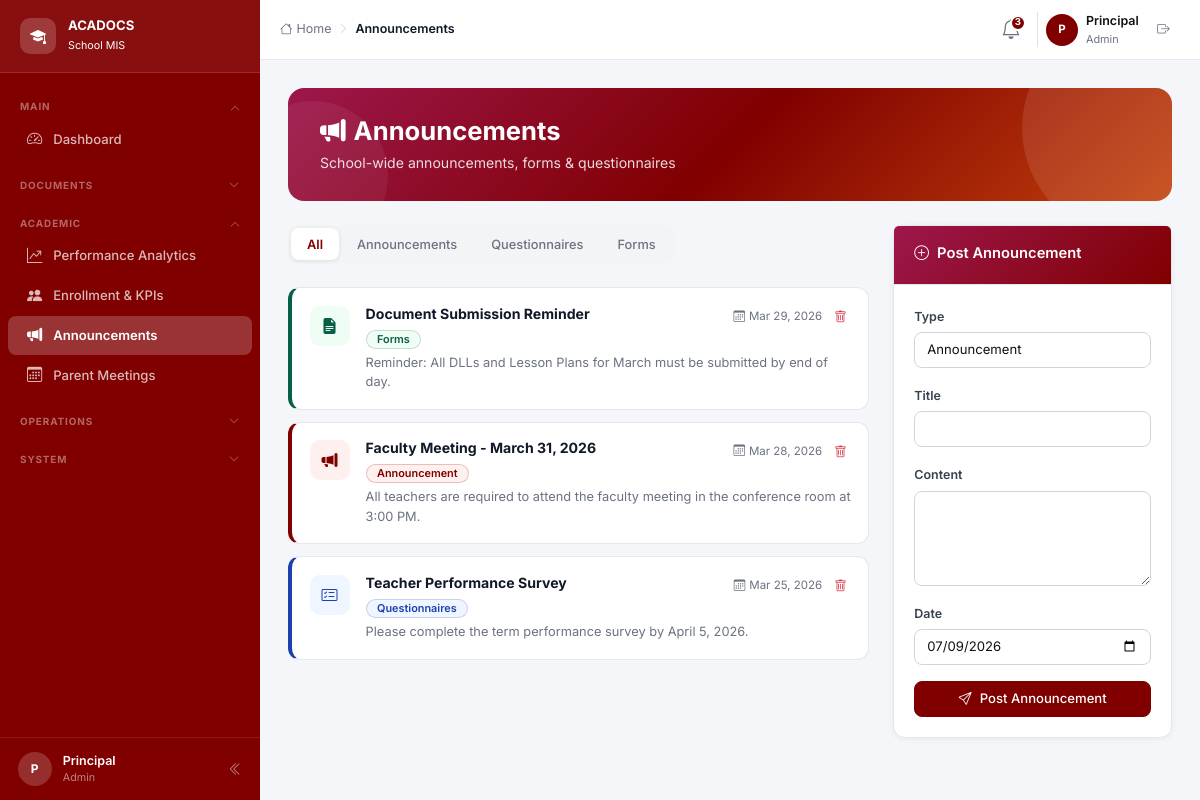
The app's page /pages/announcements.php (signed in) with its own data.
### tables this page shows
CREATE TABLE announcements (
    id          INT UNSIGNED AUTO_INCREMENT PRIMARY KEY,
    type        ENUM('Announcement','Questionnaires','Forms') NOT NULL,
    title       VARCHAR(255) NOT NULL,
    content     TEXT         NOT NULL,
    date        DATE         NOT NULL,
    status      ENUM('active','inactive') DEFAULT 'active',
    created_by  INT UNSIGNED NULL,
    created_at  TIMESTAMP DEFAULT CURRENT_TIMESTAMP,
    FOREIGN KEY (created_by) REFERENCES users(id) ON DELETE SET NULL
);

### config.php (called while the page is built, shortened)
<?php
function currentUser(): ?array {
    return $_SESSION['user'] ?? null;
}
function hasRole(string ...$roles): bool {
    $user = currentUser();
    return $user && in_array($user['role'], $roles, true);
}
function e(string $s): string {
    return htmlspecialchars($s, ENT_QUOTES, 'UTF-8');
}

### pages/announcements.php (the view, shortened to what this page needs)
<?php
require_once __DIR__ . '/../config.php';
$db = getDB();
$filter = $_GET['type'] ?? 'all';
$where  = $filter !== 'all' ? "WHERE type=?" : "";
$params = $filter !== 'all' ? [$filter] : [];
$stmt   = $db->prepare("SELECT * FROM announcements $where ORDER BY date DESC");
$stmt->execute($params);
$announcements = $stmt->fetchAll();
include __DIR__ . '/../includes/header.php';
?>
<div class="page-header">
  <h4><i class="bi bi-megaphone-fill me-2"></i>Announcements</h4>
  <p>School-wide announcements, forms &amp; questionnaires</p>
</div>
<div class="row g-4">
  <div class="col-lg-<?= hasRole('admin','secretary') ? '8' : '12' ?>">
    <div class="tab-pills mb-4">
      <?php foreach (['all'=>'All','Announcement'=>'Announcements','Questionnaires'=>'Questionnaires','Forms'=>'Forms'] as $val=>$lbl): ?>
      <button class="tab-pill <?= $filter===$val?'active':'' ?>"
              onclick="window.location='?type=<?= $val ?>'">
        <?= $lbl ?>
      </button>
      <?php endforeach; ?>
    </div>
    <?php foreach ($announcements as $a):
      $cfg = [
        'Announcement'   => ['#fff0f0','#800000','bi-megaphone-fill'],
        'Questionnaires' => ['#eff6ff','#1e40af','bi-card-checklist'],
        'Forms'          => ['#f0fdf4','#065f46','bi-file-earmark-text-fill'],
      ][$a['type']] ?? ['#f9fafb','#374151','bi-bell'];
      [$bg,$tc,$icon] = $cfg;
    ?>
    <div class="announcement-card" style="border-left:4px solid <?= $tc ?>;">
      <div class="d-flex gap-3 align-items-start">
        <div class="ac-icon flex-shrink-0" style="background:<?= $bg ?>;">
          <i class="bi <?= $icon ?>" style="color:<?= $tc ?>;font-size:1rem;"></i>
        </div>
        <div class="flex-grow-1">
          <div class="d-flex justify-content-between align-items-start gap-2 flex-wrap mb-1">
            <div>
              <h6 class="fw-bold mb-1" style="font-size:.88rem"><?= e($a['title']) ?></h6>
              <span class="badge" style="background:<?= $bg ?>;color:<?= $tc ?>;border:1px solid <?= $tc ?>33;font-size:.68rem;">
                <?= e($a['type']) ?>
              </span>
            </div>
            <div class="d-flex align-items-center gap-2 flex-shrink-0">
              <span class="text-muted" style="font-size:.72rem;">
                <i class="bi bi-calendar3 me-1"></i><?= date('M d, Y', strtotime($a['date'])) ?>
              </span>
              <?php if (hasRole('admin','secretary')): ?>
              <form method="POST" onsubmit="return confirm('Delete this announcement?')" class="d-inline">
                <button class="btn btn-ghost btn-sm text-danger py-0 px-1"><i class="bi bi-trash"></i></button>
              </form>
              <?php endif; ?>
            </div>
          </div>
          <p class="text-muted mb-0" style="font-size:.8rem;line-height:1.5;"><?= e($a['content']) ?></p>
        </div>
      </div>
    </div>
    <?php endforeach; ?>
  </div>
  <?php if (hasRole('admin','secretary')): ?>
  <div class="col-lg-4">
    <div class="card sticky-top" style="top:80px;">
      <div class="card-header" style="background:linear-gradient(135deg,var(--pink),var(--primary));color:#fff;">
        <div class="card-title" style="color:#fff;"><i class="bi bi-plus-circle me-2"></i>Post Announcement</div>
      </div>
      <div class="card-body">
        <form method="POST">
          <div class="mb-3">
            <label class="form-label">Type</label>
            <select name="type" class="form-select">
              <option>Announcement</option>
            </select>
          </div>
          <div class="mb-3">
            <label class="form-label">Title</label>
            <input type="text" name="title" class="form-control" required>
          </div>
          <div class="mb-3">
            <label class="form-label">Content</label>
            <textarea name="content" class="form-control" rows="4" required></textarea>
          </div>
          <div class="mb-3">
            <label class="form-label">Date</label>
            <input type="date" name="date" class="form-control" value="<?= date('Y-m-d') ?>" required>
          </div>
          <button type="submit" class="btn btn-primary w-100">
            <i class="bi bi-send me-2"></i>Post Announcement
          </button>
        </form>
      </div>
    </div>
  </div>
  <?php endif; ?>
</div>
<?php include __DIR__ . '/../includes/footer.php'; ?>

### assets/css/app.css (style rules this page uses)
:root { --primary: #800000; --primary-dark: #560000; --primary-light: #a52a2a; --primary-deeper: #6b0000; --accent: #c2410c; --pink: #9d174d; --bg: #f4f6f9; --card: #ffffff; --border: #e5e7eb; --muted: #6b7280; --sidebar-w: 260px; --sidebar-bg: #800000; --topbar-h: 60px; --radius: 0.75rem; --s-present-bg: #ffe0e0; --s-present-tx: #560000; --s-present-bd: #ffc7c7; --s-late-bg: #ff9999; --s-late-tx: #2b0000; --s-late-bd: #ff6b6b; --s-absent-bg: #2b0000; --s-absent-tx: #ffffff; --s-absent-bd: #400000; --s-leave-bg: #e0e7ff; --s-leave-tx: #3730a3; --s-leave-bd: #a5b4fc; }
*, *::before, *::after { box-sizing: border-box; }
body { margin: 0; background: var(--bg); font-family: 'Inter', system-ui, sans-serif; color: #111827; font-size: 14px; line-height: 1.5; }
.page-header { background: linear-gradient(135deg, var(--pink) 0%, var(--primary) 50%, var(--accent) 100%); border-radius: 16px; padding: 1.75rem 2rem; color: #fff; margin-bottom: 1.5rem; position: relative; overflow: hidden; }
.page-header::before { content: ''; position: absolute; top: -70px; right: -70px; width: 220px; height: 220px; background: rgba(255,255,255,.1); border-radius: 50%; }
.page-header::after { content: ''; position: absolute; bottom: -50px; left: -50px; width: 150px; height: 150px; background: rgba(255,255,255,.06); border-radius: 50%; }
.page-header h1, .page-header h4 { font-weight: 700; margin: 0 0 .35rem; font-size: 1.6rem; position: relative; z-index: 1; }
.page-header p { margin: 0; opacity: .85; font-size: .88rem; position: relative; z-index: 1; }
.card { background: var(--card); border: 1px solid var(--border); border-radius: var(--radius); box-shadow: 0 1px 6px rgba(0,0,0,.06); }
.card-header { padding: 1rem 1.25rem; border-bottom: 1px solid var(--border); background: transparent; }
.card-title { font-weight: 600; font-size: .92rem; margin: 0 0 .2rem; color: #111; }
.card-body { padding: 1.25rem; }
.badge { display: inline-flex; align-items: center; gap: .3rem; padding: .2rem .65rem; border-radius: 50px; font-size: .72rem; font-weight: 600; border: 1px solid transparent; }
.tab-pills { display: inline-flex; background: #f3f4f6; border-radius: 10px; padding: 3px; gap: 2px; }
.tab-pill { padding: .4rem 1rem; border-radius: 8px; font-size: .8rem; font-weight: 500; color: var(--muted); cursor: pointer; border: none; background: transparent; transition: background .15s, color .15s; white-space: nowrap; }
.tab-pill.active { background: #fff; color: var(--primary); font-weight: 600; box-shadow: 0 1px 4px rgba(0,0,0,.1); }
.btn { font-size: .82rem; font-weight: 500; border-radius: 8px; padding: .45rem .9rem; transition: all .15s; }
.btn-sm { padding: .3rem .65rem; font-size: .78rem; }
.btn-primary, .btn-maroon { background: var(--primary); color: #fff; border: 1px solid var(--primary); }
.btn-ghost { background: transparent; border: none; color: #6b7280; }
.form-control, .form-select { font-size: .82rem; border: 1px solid #d1d5db; border-radius: 8px; padding: .45rem .75rem; color: #111; background: #fff; transition: border-color .15s, box-shadow .15s; }
.form-label { font-size: .78rem; font-weight: 600; color: #374151; margin-bottom: .35rem; }
.announcement-card { border-radius: var(--radius); border: 1px solid var(--border); background: #fff; padding: 1.1rem; margin-bottom: .75rem; }
.announcement-card .ac-icon { width: 40px; height: 40px; border-radius: 10px; display: flex; align-items: center; justify-content: center; flex-shrink: 0; }
.text-muted { color: var(--muted) !important; }

### records on screen
announcements: title "Document Submission Reminder", type "Forms", date "Mar 29, 2026", content "Reminder: All DLLs and Lesson Plans for March must be submitted by end of day."
announcements: title "Faculty Meeting - March 31, 2026", type "Announcement", date "Mar 28, 2026", content "All teachers are required to attend the faculty meeting in the conference room at 3:00 PM."
announcements: title "Teacher Performance Survey", type "Questionnaires", date "Mar 25, 2026", content "Please complete the term performance survey by April 5, 2026."

### other values on screen
$initials "P"
$user['name'] "Principal"
$role "Admin"
PAGE_TITLE "Announcements"
count($recentAnnouncements) "3"
$lbl "All"
$lbl "Announcements"
$lbl "Questionnaires"
$lbl "Forms"
